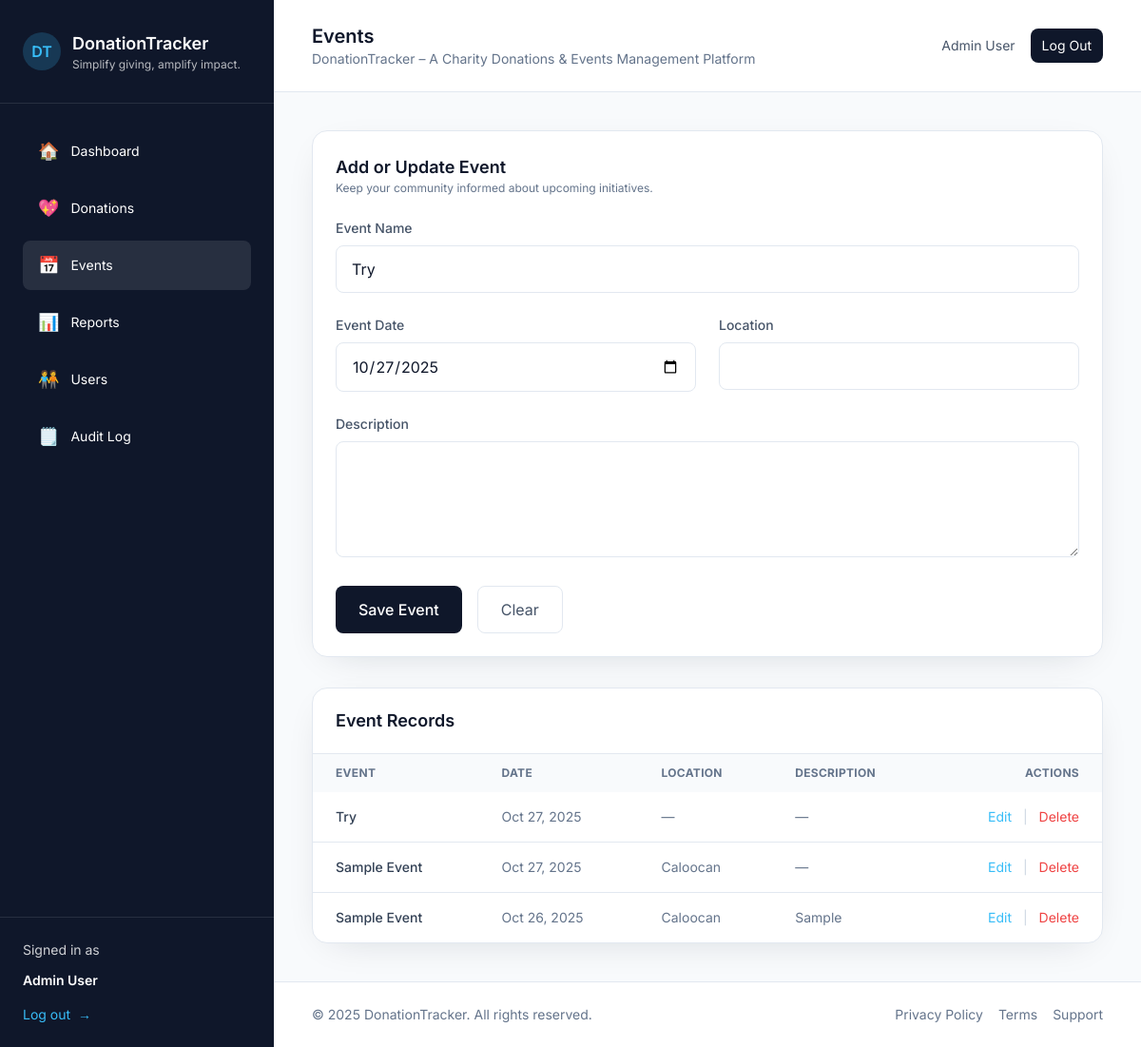
The page /events.php?edit=3 (signed in) on the database its author committed.
### tables this page shows
CREATE TABLE events (
        id INTEGER PRIMARY KEY AUTOINCREMENT,
        name TEXT NOT NULL,
        event_date TEXT NOT NULL,
        location TEXT,
        description TEXT,
        created_at TEXT NOT NULL DEFAULT CURRENT_TIMESTAMP
    , created_by INTEGER);

### includes/queries.php (called while the page is built, shortened)
<?php
require_once __DIR__ . '/db.php';
function getEvents(PDO $pdo, ?int $userId = null): array
{
    $query = 'SELECT * FROM events';
    $query .= ' ORDER BY date(event_date) DESC, created_at DESC';
    $stmt = $pdo->prepare($query);
    $stmt->execute();
    return $stmt->fetchAll();
}
function getEvent(PDO $pdo, int $id): ?array
{
    $stmt = $pdo->prepare('SELECT * FROM events WHERE id = :id LIMIT 1');
    $stmt->execute([':id' => $id]);
    $event = $stmt->fetch();
    return $event ?: null;
}

### includes/db.php (called while the page is built, shortened)
<?php
$databasePath = __DIR__ . '/../data/database.sqlite';
$pdo = new PDO('sqlite:' . $databasePath);
$pdo->setAttribute(PDO::ATTR_ERRMODE, PDO::ERRMODE_EXCEPTION);
$pdo->setAttribute(PDO::ATTR_DEFAULT_FETCH_MODE, PDO::FETCH_ASSOC);
$pdo->exec('PRAGMA foreign_keys = ON');
$pdo->exec(
    'CREATE TABLE IF NOT EXISTS users (
        id INTEGER PRIMARY KEY AUTOINCREMENT,
        name TEXT NOT NULL,
        email TEXT NOT NULL UNIQUE,
        password_hash TEXT NOT NULL,
        role TEXT NOT NULL DEFAULT "user",
        created_at TEXT NOT NULL DEFAULT CURRENT_TIMESTAMP
    )'
);
$pdo->exec(
    'CREATE TABLE IF NOT EXISTS events (
        id INTEGER PRIMARY KEY AUTOINCREMENT,
        name TEXT NOT NULL,
        event_date TEXT NOT NULL,
        location TEXT,
        description TEXT,
        created_by INTEGER,
        created_at TEXT NOT NULL DEFAULT CURRENT_TIMESTAMP,
        FOREIGN KEY (created_by) REFERENCES users(id) ON DELETE SET NULL
    )'
);
$pdo->exec(
    'CREATE TABLE IF NOT EXISTS donations (
        id INTEGER PRIMARY KEY AUTOINCREMENT,
        donor_name TEXT NOT NULL,
        donation_date TEXT NOT NULL,
        amount REAL NOT NULL DEFAULT 0,
        type TEXT NOT NULL,
        event_id INTEGER,
        created_by INTEGER,
        notes TEXT,
        created_at TEXT NOT NULL DEFAULT CURRENT_TIMESTAMP,
        FOREIGN KEY (event_id) REFERENCES events(id) ON DELETE SET NULL,
        FOREIGN KEY (created_by) REFERENCES users(id) ON DELETE SET NULL
    )'
);
$userCount = (int) $pdo->query('SELECT COUNT(*) as count FROM users')->fetchColumn();
return $pdo;

### includes/functions.php (called while the page is built, shortened)
<?php
function truncateText(string $text, int $width, string $suffix = '…'): string
{
    if (function_exists('mb_strimwidth')) {
        return mb_strimwidth($text, 0, $width, $suffix, 'UTF-8');
    }
    $trimmed = substr($text, 0, max(0, $width - strlen($suffix)));
    return $trimmed . $suffix;
}
function currentUser(): ?array
{
    return $_SESSION['user'] ?? null;
}
function isAdmin(): bool
{
    $user = currentUser();
    return $user !== null && ($user['role'] ?? 'user') === 'admin';
}

### events.php (the view, shortened to what this page needs)
<?php
require __DIR__ . '/includes/functions.php';
require __DIR__ . '/includes/queries.php';
$userId = currentUserId();
$formData = [
    'id' => '',
    'name' => '',
    'event_date' => date('Y-m-d'),
    'location' => '',
    'description' => '',
];
if (isset($_GET['edit'])) {
    $editId = (int) $_GET['edit'];
    $event = getEvent($pdo, $editId);
    $formData = [
        'id' => (string) $event['id'],
        'name' => $event['name'],
        'event_date' => $event['event_date'],
        'location' => $event['location'] ?? '',
        'description' => $event['description'] ?? '',
    ];
}
$events = getEvents($pdo, isAdmin() ? null : $userId);
include __DIR__ . '/templates/header.php';
?>
<div class="grid gap-8">
    <div class="bg-white rounded-2xl border border-slate-200 p-6 card-shadow">
        <div class="flex flex-col md:flex-row md:items-center md:justify-between gap-4">
            <div>
                <p class="text-lg font-semibold text-primary">Add or Update Event</p>
                <p class="text-xs text-slate-500">Keep your community informed about upcoming initiatives.</p>
            </div>
        </div>
        <form method="POST" class="mt-6 grid grid-cols-1 md:grid-cols-2 gap-6">
            <div class="md:col-span-2">
                <label class="block text-sm font-medium text-slate-600">Event Name</label>
                <input type="text" name="name" required class="mt-2 w-full rounded-lg border border-slate-200 px-4 py-3 focus:border-accent focus:ring-2 focus:ring-accent/40 transition" value="<?= htmlspecialchars($formData['name']); ?>">
            </div>
            <div>
                <label class="block text-sm font-medium text-slate-600">Event Date</label>
                <input type="date" name="event_date" required class="mt-2 w-full rounded-lg border border-slate-200 px-4 py-3 focus:border-accent focus:ring-2 focus:ring-accent/40 transition" value="<?= htmlspecialchars($formData['event_date']); ?>">
            </div>
            <div>
                <label class="block text-sm font-medium text-slate-600">Location</label>
                <input type="text" name="location" class="mt-2 w-full rounded-lg border border-slate-200 px-4 py-3 focus:border-accent focus:ring-2 focus:ring-accent/40 transition" value="<?= htmlspecialchars($formData['location']); ?>">
            </div>
            <div class="md:col-span-2">
                <label class="block text-sm font-medium text-slate-600">Description</label>
                <textarea name="description" rows="4" class="mt-2 w-full rounded-lg border border-slate-200 px-4 py-3 focus:border-accent focus:ring-2 focus:ring-accent/40 transition"><?= htmlspecialchars($formData['description']); ?></textarea>
            </div>
            <div class="md:col-span-2 flex gap-4">
                <button type="submit" class="inline-flex items-center gap-2 bg-primary text-white px-6 py-3 rounded-lg hover:bg-secondary transition font-medium">Save Event</button>
                <button type="reset" class="inline-flex items-center gap-2 px-6 py-3 rounded-lg border border-slate-200 text-slate-600 hover:bg-slate-50 transition">Clear</button>
            </div>
        </form>
    </div>
    <div class="bg-white rounded-2xl border border-slate-200 card-shadow">
        <div class="flex items-center justify-between px-6 py-5 border-b border-slate-200">
            <p class="text-lg font-semibold text-primary">Event Records</p>
        </div>
        <div class="overflow-x-auto">
            <table class="min-w-full text-sm">
                <thead class="bg-slate-50 text-left text-xs uppercase tracking-wide text-slate-500">
                    <tr>
                        <th class="px-6 py-3">Event</th>
                        <th class="px-6 py-3">Date</th>
                        <th class="px-6 py-3">Location</th>
                        <th class="px-6 py-3">Description</th>
                        <th class="px-6 py-3 text-right">Actions</th>
                    </tr>
                </thead>
                <tbody class="divide-y divide-slate-200">
                    <?php if (count($events) === 0) : ?>
                        <tr>
                            <td colspan="5" class="px-6 py-6 text-center text-sm text-slate-500">No events recorded yet.</td>
                        </tr>
                    <?php else : ?>
                        <?php foreach ($events as $event) : ?>
                            <tr>
                                <td class="px-6 py-4 font-medium text-slate-700">
                                    <?= htmlspecialchars($event['name']); ?>
                                </td>
                                <td class="px-6 py-4 text-slate-500">
                                    <?= htmlspecialchars(date('M j, Y', strtotime($event['event_date']))); ?>
                                </td>
                                <td class="px-6 py-4 text-slate-500">
                                    <?= htmlspecialchars($event['location'] ?: '—'); ?>
                                </td>
                                <td class="px-6 py-4 text-slate-500">
                                    <?= htmlspecialchars($event['description'] ? truncateText($event['description'], 80) : '—'); ?>
                                </td>
                                <td class="px-6 py-4 text-right">
                                    <a href="?edit=<?= (int) $event['id']; ?>" class="text-accent hover:text-primary transition">Edit</a>
                                    <span class="mx-2 text-slate-300">|</span>
                                    <a href="?delete=<?= (int) $event['id']; ?>" class="text-red-500 hover:text-red-600 transition" onclick="return confirm('Delete this event?');">Delete</a>
                                </td>
                            </tr>
                        <?php endforeach; ?>
                    <?php endif; ?>
                </tbody>
            </table>
        </div>
    </div>
</div>
<?php
include __DIR__ . '/templates/footer.php';

### assets/styles.css (style rules this page uses)
body { font-family: 'Inter', sans-serif; }
.card-shadow { box-shadow: 0 10px 40px -20px rgba(15, 23, 42, 0.2); }

### rows shown on the page
events: name "Try", event_date "10/27/2025", event_date "Oct 27, 2025", location "—", description "—"
events: name "Sample Event", event_date "Oct 27, 2025", location "Caloocan", description "—"
events: name "Sample Event", event_date "Oct 26, 2025", location "Caloocan", description "Sample"

### other values the page prints
$userName "Admin User"
$pageTitle "Events"
